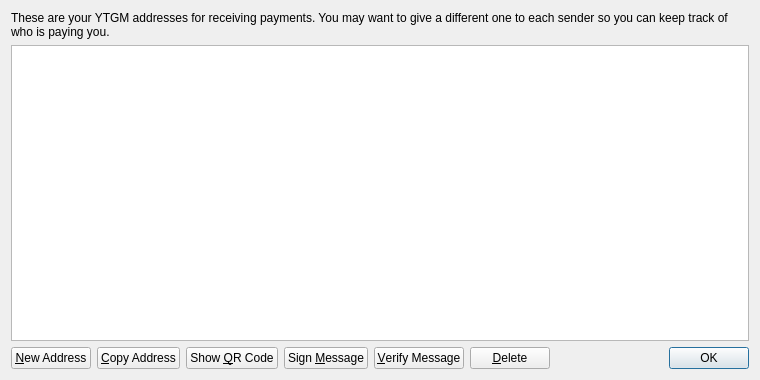
<?xml version="1.0" encoding="UTF-8"?>
<ui version="4.0">
 <class>AddressBookPage</class>
 <widget class="QWidget" name="AddressBookPage">
  <property name="geometry">
   <rect>
    <x>0</x>
    <y>0</y>
    <width>760</width>
    <height>380</height>
   </rect>
  </property>
  <property name="windowTitle">
   <string>Address Book</string>
  </property>
  <layout class="QVBoxLayout" name="verticalLayout">
   <item>
    <widget class="QLabel" name="labelExplanation">
     <property name="text">
      <string>These are your YTGM addresses for receiving payments. You may want to give a different one to each sender so you can keep track of who is paying you.</string>
     </property>
     <property name="textFormat">
      <enum>Qt::PlainText</enum>
     </property>
     <property name="wordWrap">
      <bool>true</bool>
     </property>
    </widget>
   </item>
   <item>
    <widget class="QTableView" name="tableView">
     <property name="contextMenuPolicy">
      <enum>Qt::CustomContextMenu</enum>
     </property>
     <property name="toolTip">
      <string>Double-click to edit address or label</string>
     </property>
     <property name="tabKeyNavigation">
      <bool>false</bool>
     </property>
     <property name="selectionMode">
      <enum>QAbstractItemView::SingleSelection</enum>
     </property>
     <property name="selectionBehavior">
      <enum>QAbstractItemView::SelectRows</enum>
     </property>
     <property name="sortingEnabled">
      <bool>true</bool>
     </property>
     <attribute name="verticalHeaderVisible">
      <bool>false</bool>
     </attribute>
    </widget>
   </item>
   <item>
    <layout class="QHBoxLayout" name="horizontalLayout">
     <item>
      <widget class="QPushButton" name="newAddressButton">
       <property name="toolTip">
        <string>Create a new address</string>
       </property>
       <property name="text">
        <string>&amp;New Address</string>
       </property>
      </widget>
     </item>
     <item>
      <widget class="QPushButton" name="copyToClipboard">
       <property name="toolTip">
        <string>Copy the currently selected address to the system clipboard</string>
       </property>
       <property name="text">
        <string>&amp;Copy Address</string>
       </property>
      </widget>
     </item>
     <item>
      <widget class="QPushButton" name="showQRCode">
       <property name="text">
        <string>Show &amp;QR Code</string>
       </property>
      </widget>
     </item>
     <item>
      <widget class="QPushButton" name="signMessage">
       <property name="toolTip">
        <string>Sign a message to prove you own a YTGM address</string>
       </property>
       <property name="text">
        <string>Sign &amp;Message</string>
       </property>
      </widget>
     </item>
     <item>
      <widget class="QPushButton" name="verifyMessage">
       <property name="toolTip">
        <string>Verify a message to ensure it was signed with a specified YTGM address</string>
       </property>
       <property name="text">
        <string>&amp;Verify Message</string>
       </property>
      </widget>
     </item>
     <item>
      <widget class="QPushButton" name="deleteButton">
       <property name="toolTip">
        <string>Delete the currently selected address from the list</string>
       </property>
       <property name="text">
        <string>&amp;Delete</string>
       </property>
      </widget>
     </item>
     <item>
      <spacer name="horizontalSpacer">
       <property name="orientation">
        <enum>Qt::Horizontal</enum>
       </property>
       <property name="sizeHint" stdset="0">
        <size>
         <width>40</width>
         <height>20</height>
        </size>
       </property>
      </spacer>
     </item>
     <item>
      <widget class="QDialogButtonBox" name="buttonBox">
       <property name="sizePolicy">
        <sizepolicy hsizetype="Maximum" vsizetype="Fixed">
         <horstretch>0</horstretch>
         <verstretch>0</verstretch>
        </sizepolicy>
       </property>
       <property name="standardButtons">
        <set>QDialogButtonBox::Ok</set>
       </property>
      </widget>
     </item>
    </layout>
   </item>
  </layout>
 </widget>
 <resources>
  <include location="../bitcoin.qrc"/>
 </resources>
 <connections/>
</ui>
